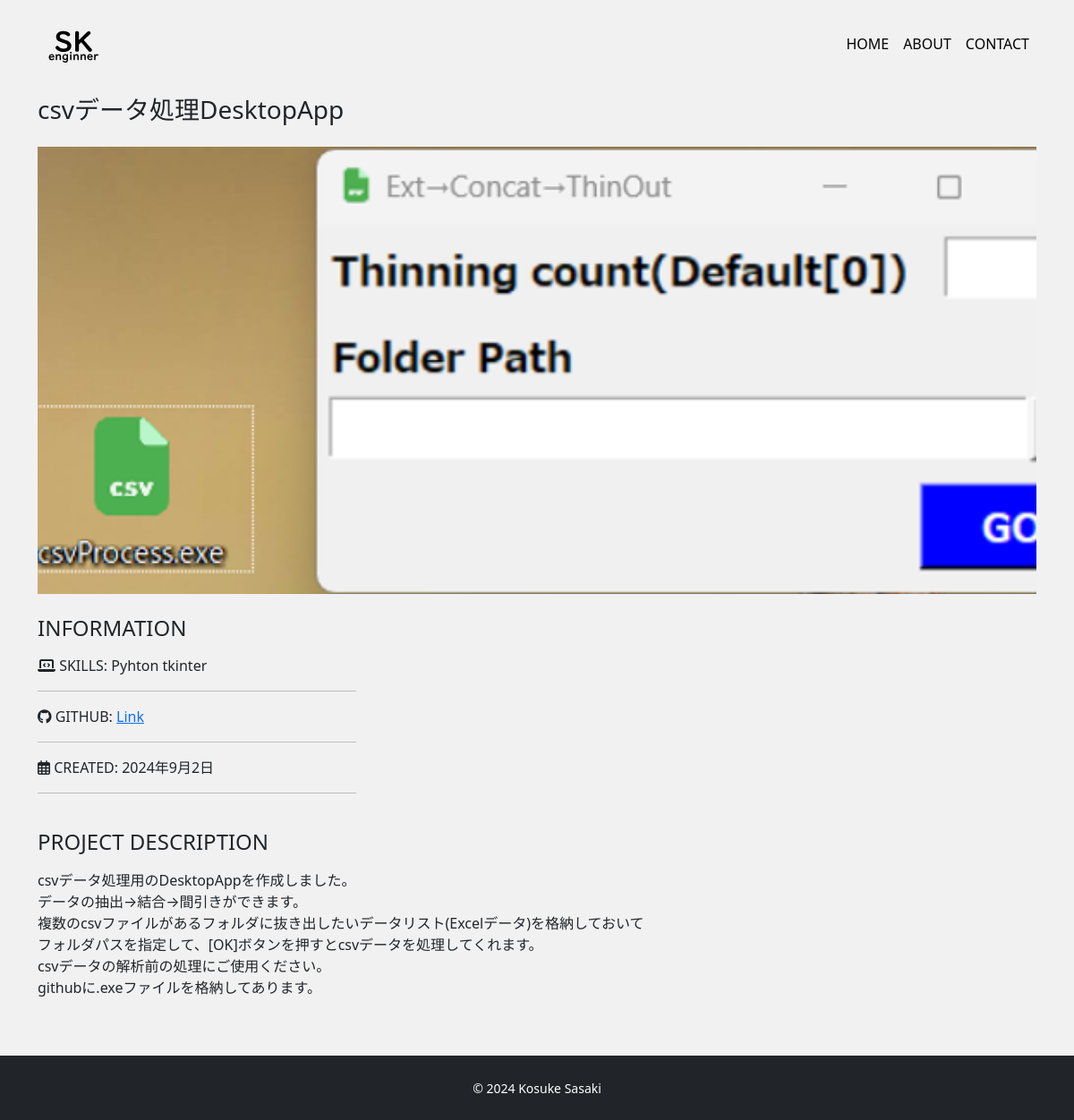
The app's page /detail/5 with its own data.
### app/models.py (models this page shows, shortened)
class Work(models.Model):
    title = models.CharField("タイトル", max_length=100)
    image = models.ImageField(upload_to="images", verbose_name="イメージ画像")
    thumbnail = models.ImageField(
        upload_to="images", verbose_name="サムネイル", null=True, blank=True
    )
    skill = models.CharField("スキル", max_length=100)
    url = models.CharField("URL", max_length=100, null=True, blank=True)
    created = models.DateField("作成日")
    description = models.TextField("説明")

### app/views.py (the view)
# urls.py: path("detail/<int:pk>", views.DetailView.as_view(), name="detail"),
class DetailView(View):
    def get(self, request, *args, **kwargs):
        work_data = Work.objects.get(id=self.kwargs['pk'])
        return render(request, 'app/detail.html', {
            'work_data': work_data
        })

### app/templates/app/detail.html
{% extends 'app/base.html' %}
{% block content %}
<h3 class="mb-4">{{ work_data.title }}</h3>
<div class="card top mb-4">
    <img src="{{ work_data.image.url }}" alt="">
</div>
<div class="row">
    <div class="col-sm-4 mb-4">
        <h4 class="mb-3">INFORMATION</h4>
        <p>
            <i class="fas fa-laptop-code mr-2"></i>
            <span class="font-weight-bolder">SKILLS:</span>
            {{ work_data.skill }}
        </p>
        <hr>
        <p>
            <i class="fab fa-github mr-2"></i>
            <span class="font-weight-bolder">GITHUB:</span>
            {% if work_data.url %}
                <a href="{{ work_data.url }}" target="_blank" class="link-color">Link</a>
            {% else %}
                Private
            {% endif %}
        </p>
        <hr>
        <p>
            <i class="far fa-calendar-alt mr-2"></i>
            <span class="font-weight-bolder">CREATED:</span>
            {{ work_data.created }}
        </p>
        <hr>
    </div>
    <div class="col-sm8 mb-5">
        <h4 class="mb-3">PROJECT DESCRIPTION</h4>
        <p>{{ work_data.description|linebreaksbr }}</p>
    </div>
</div>
{% endblock %}

### app/static/css/style.css (style rules this page uses)
* { margin: 0; padding: 0; box-sizing: border-box; }
body { background: #F1F1F1; display: flex; flex-flow: column; min-height: 100vh; }
.top img { object-fit: cover; height: 500px; }
.card { border: none; }

### records on screen
Work: title "csvデータ処理DesktopApp", image (picture), skill "Pyhton tkinter", created "2024年9月2日", description "csvデータ処理用のDesktopAppを作成しました。 データの抽出→結合→間引きができます。 複数のcsvファイルがあるフォルダに抜き出したいデータリスト(Excelデータ)を格納しておいて フォルダパスを指定して、[OK]ボタンを押すとcsvデータを処理してくれます。 csvデータの解析前の処理にご使用ください。 githubに.exeファイルを格納してあります。"
